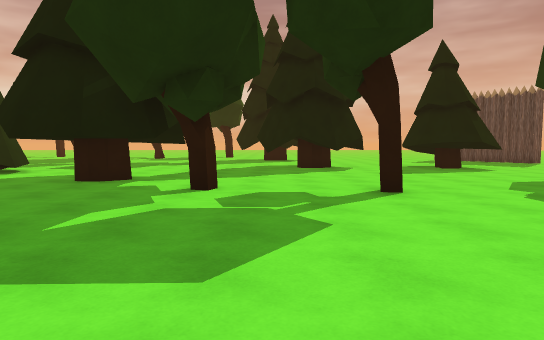
View 1 (above)

24 first-person views from a walk through a Unity game level. The camera is 1.4 m above the floor, tilts 4° down and sees 75° across. The floor is counted in squares, 2 m on a side. Each view is taken from the middle of a square. On the plan, view 1 faces up. The plan holds only what a view shows up to about 11 squares ahead; the rest is blank. The place goes on beyond the plan. Some surface patterns are stand-ins.

View 2
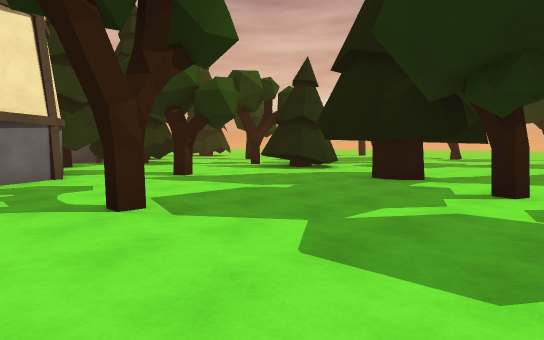

View 3
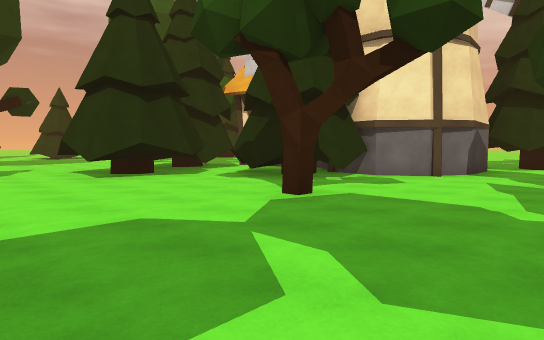

View 4
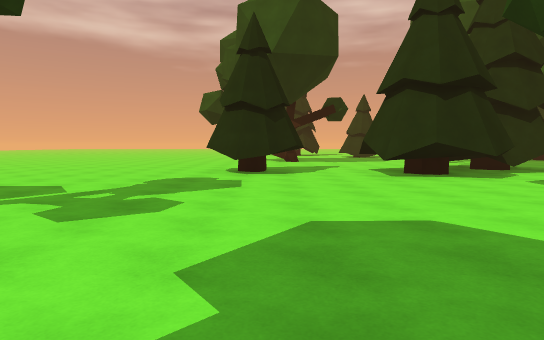

View 5
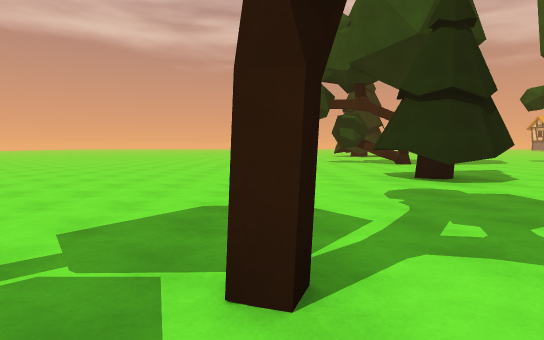

View 6
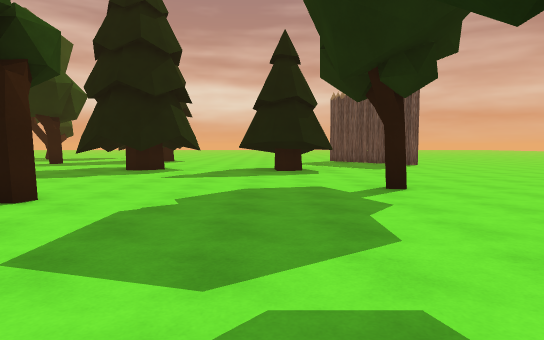

View 7
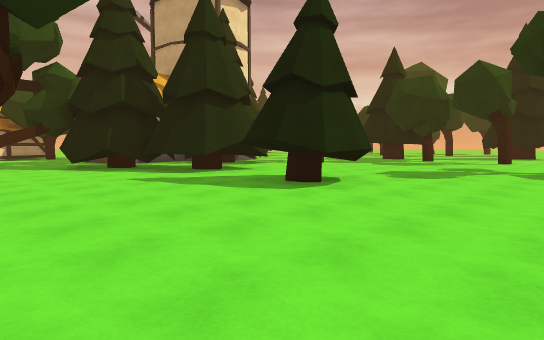

View 8
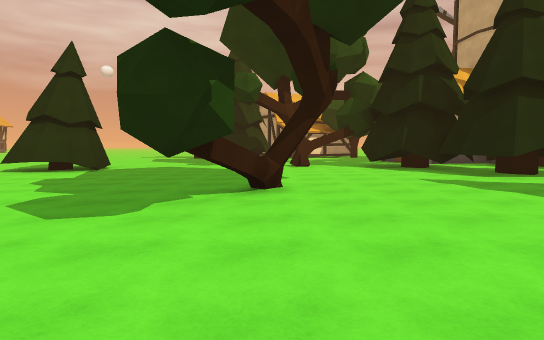

View 9
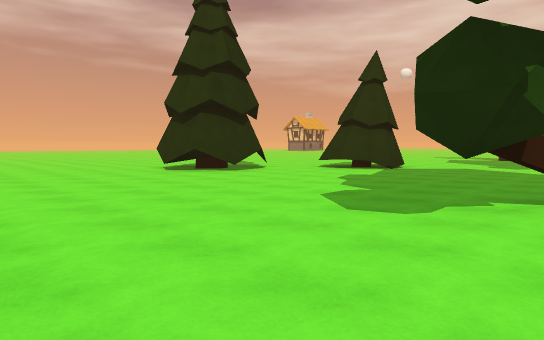

View 10
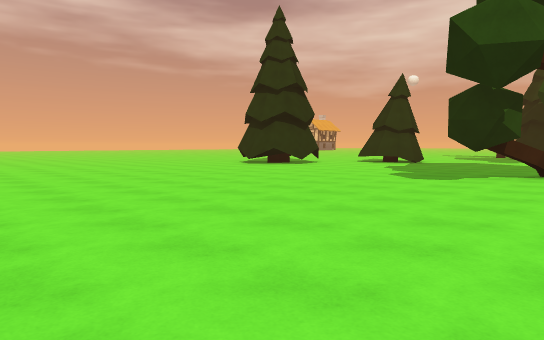

View 11
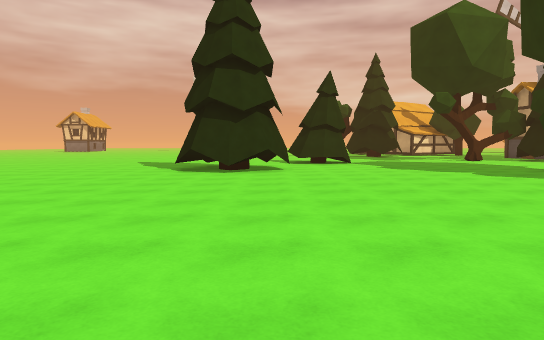

View 12
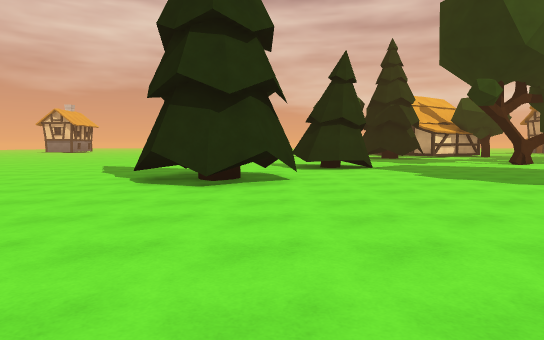

View 13
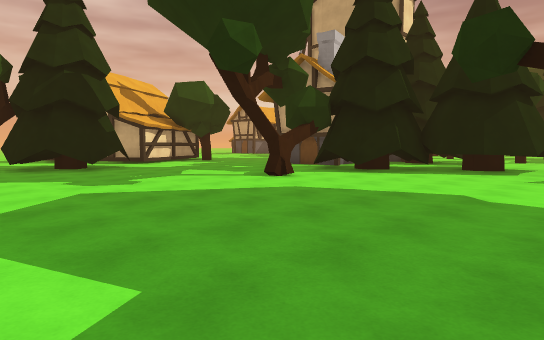

View 14
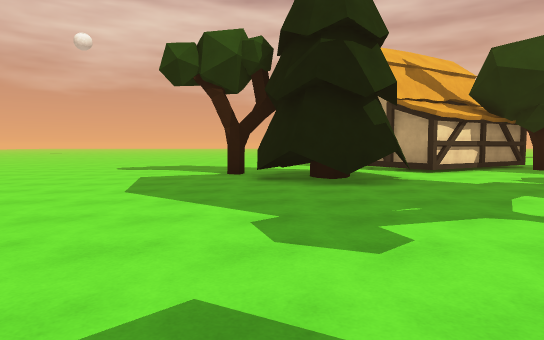

View 15
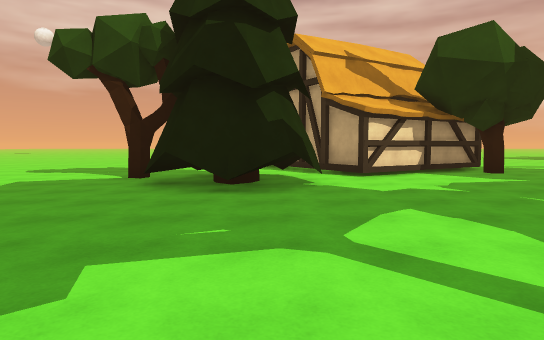

View 16
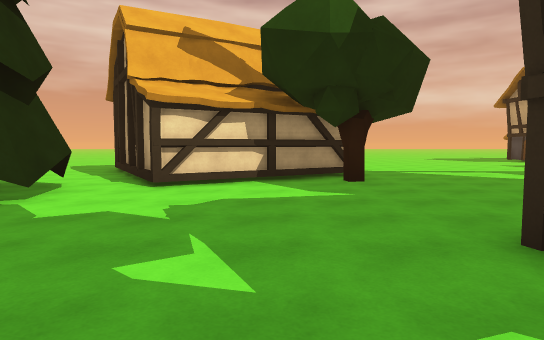

View 17
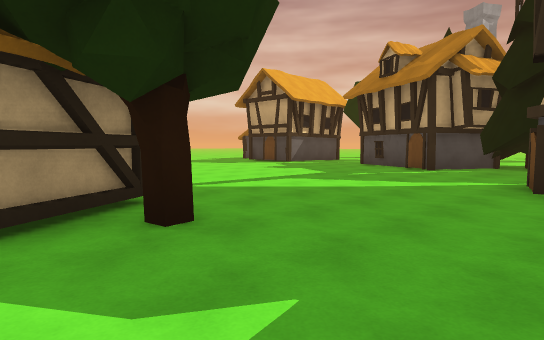

View 18
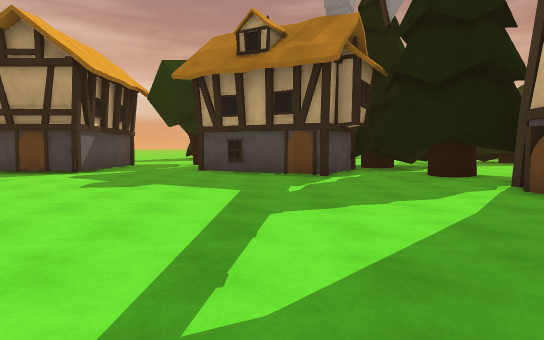

View 19
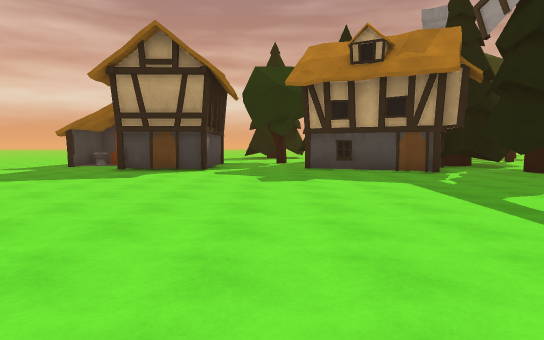

View 20
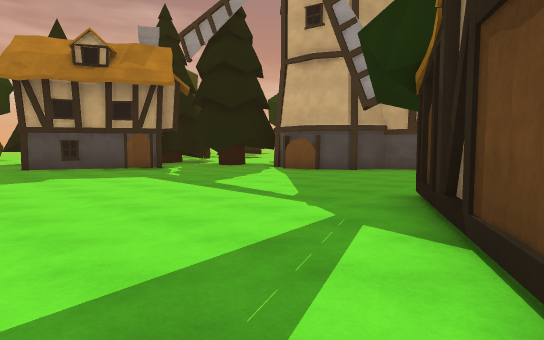

View 21
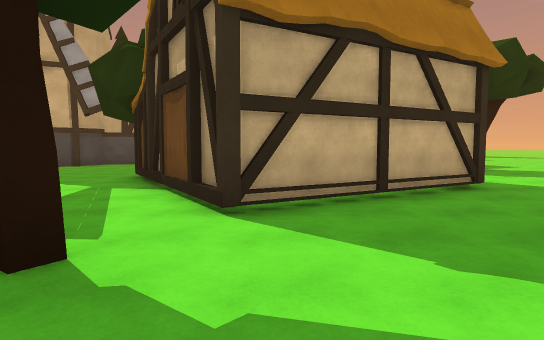

View 22
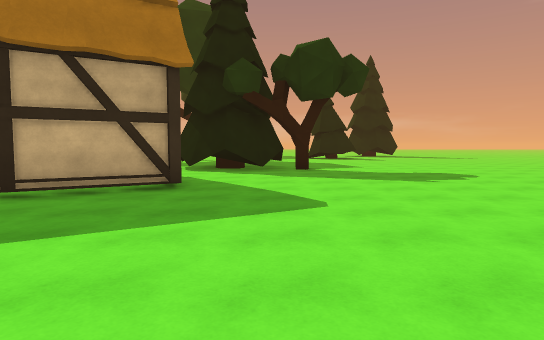

View 23
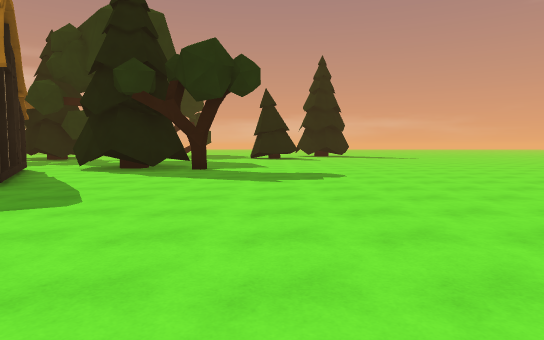

View 24
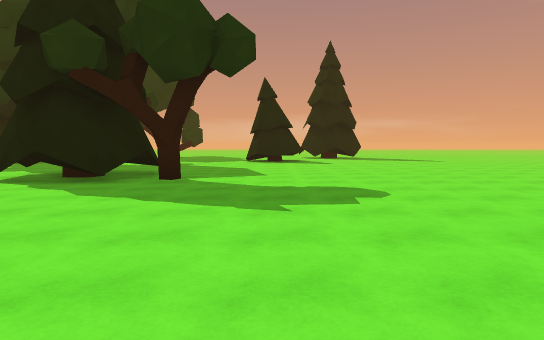

### Floor plan
Key: @ floor where view 1 was taken; # wall or solid block; x gap in a wall; . floor; T tree; O other object.
Columns run from 24 left of view 1 to 9 right of it. Each row starts with its distance up from view 1.
 12                      ...  #..##...
 11                  .. ....###xx##...
 10                  #. ....###..##...
  9                  #................
  8                 ##.   ............
  7                 ... ##.........O..
  6   #...    ##  ......##xO..........
  5   #..## #### ....O........O......
  4 ###...###.###....................
  3 ........#.###..................O
  2 ..........#######...T..........
  1 ...........#    #...........T..
  0 ...........##   ###.....@.......
 -1 ............##  ###.............
 -2  ............#    #..............
 -3  ............#    ####............
 -4   ...........    #####..##........
 -5    .....##....#  #####..##........
 -6   #...###.......####..............
 -7  ....## ##.......##...............
 -8 ....##   #.......T................
 -9  ....#  ###......T................
-10   ...####..............TT.........
-11   ....#...###...........TT........
-12  .........###.....................
-13 ..........###.....................
-14  .........T......................
-15  .................##.............
-16 .................  ##............
-17  ..............    ##............
-18   .............    ...##..........
-19    ............    .. ###........
-20      ..........     .  ##.......
-21       .........    .............
-22        ........    ..........
-23          ......    .........

Where each view was taken, in squares from view 1:
view 1: 0 up, 0 right, facing up
view 2: 0 up, 0 right, facing up-left
view 3: 5 up, 0 right, facing down-left
view 4: 5 up, 0 right, facing down
view 5: 3 up, 4 right, facing down
view 6: 1 up, 5 right, facing up
view 7: 10 down, 5 right, facing up-left
view 8: 10 down, 5 right, facing left
view 9: 10 down, 5 right, facing down-left
view 10: 9 down, 9 right, facing down-left
view 11: 18 down, 9 right, facing left
view 12: 18 down, 6 right, facing left
view 13: 15 down, 1 left, facing up-left
view 14: 13 down, 5 left, facing left
view 15: 11 down, 6 left, facing left
view 16: 7 down, 8 left, facing left
view 17: 7 down, 12 left, facing up-left
view 18: 5 down, 17 left, facing up
view 19: 6 down, 20 left, facing up
view 20: 7 down, 21 left, facing up-right
view 21: 8 down, 24 left, facing right
view 22: 13 down, 24 left, facing right
view 23: 16 down, 24 left, facing right
view 24: 16 down, 21 left, facing right
